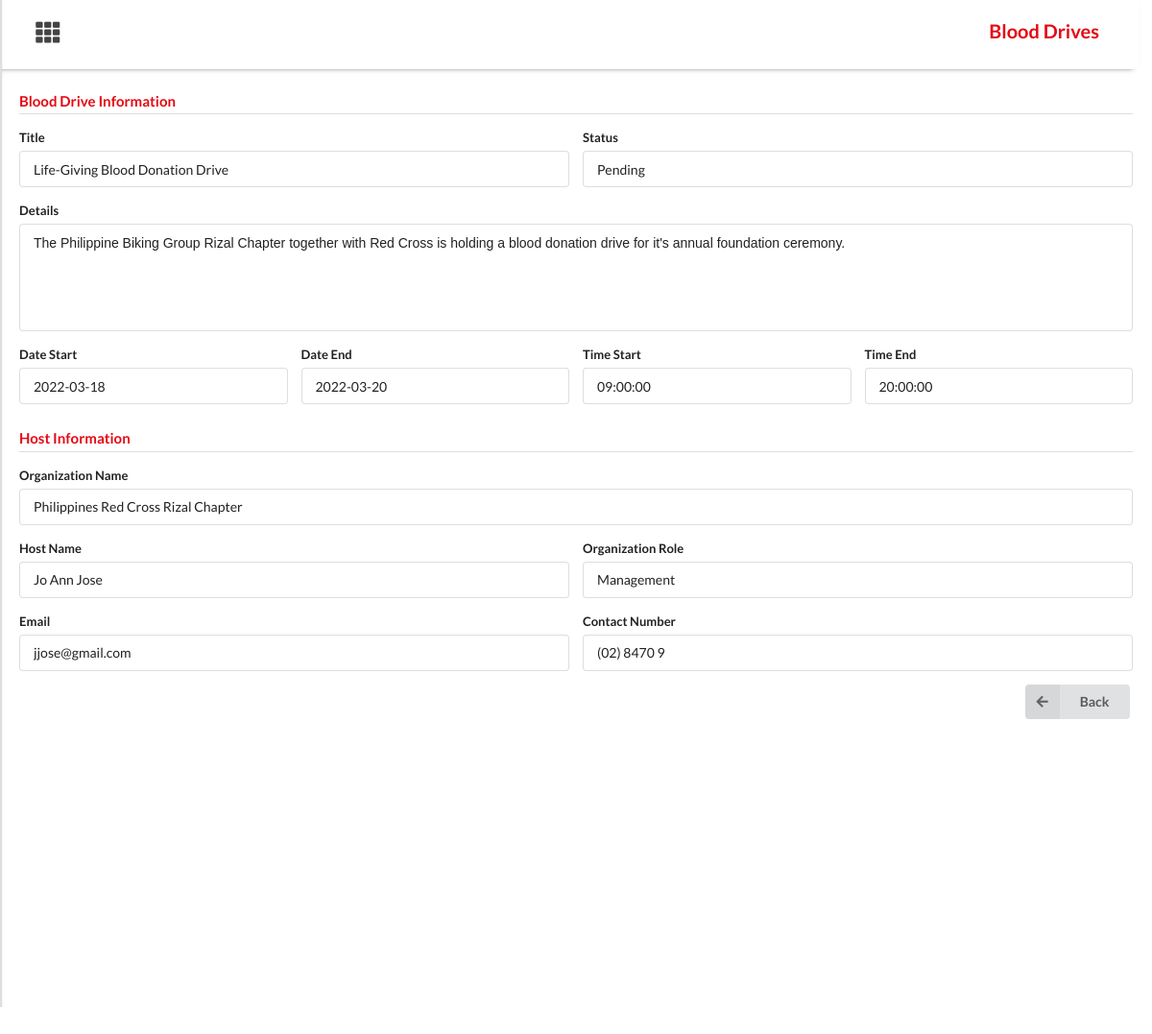
Screenshot of /lifeline_php/admin_drives_view.php?view=1 (signed in) with the database file from the repository.
### tables this page shows
CREATE TABLE `drive` (
  `id` int(11) NOT NULL,
  `host_id` int(11) NOT NULL,
  `title` text NOT NULL,
  `details` text NOT NULL,
  `city` varchar(255) NOT NULL,
  `location` text NOT NULL,
  `date_start` date NOT NULL,
  `date_end` date NOT NULL,
  `time_start` varchar(255) NOT NULL,
  `time_end` varchar(255) NOT NULL,
  `status` varchar(255) NOT NULL DEFAULT 'Pending',
  `is_active` varchar(255) NOT NULL DEFAULT 'Yes'
);

CREATE TABLE `host` (
  `id` int(11) NOT NULL,
  `name` varchar(255) NOT NULL,
  `orgname` varchar(255) NOT NULL,
  `orgtype` varchar(255) NOT NULL,
  `orgrole` varchar(255) NOT NULL,
  `bday` date NOT NULL,
  `gender` varchar(255) NOT NULL,
  `email` varchar(255) NOT NULL,
  `phonenum` varchar(50) NOT NULL,
  `phonetype` varchar(255) NOT NULL,
  `username` varchar(255) NOT NULL,
  `password` varchar(255) NOT NULL,
  `hostedQ` varchar(255) NOT NULL,
  `relQ` varchar(255) NOT NULL,
  `hearQ` varchar(255) NOT NULL,
  `storyQ` varchar(255) NOT NULL,
  `is_active` varchar(255) NOT NULL DEFAULT 'Yes'
);

### lifeline_php/admin_drives_view.php (the view, shortened to what this page needs)
<?php
  include 'includes/db.inc.php';
  if (isset($_GET['view']))
    {
        $id = $_GET['view'];
        $rec = mysqli_query($conn, "SELECT drive.id, drive.title, drive.details, drive.date_start, drive.date_end, drive.time_start, drive.time_end, drive.status,
                                            host.name, host.orgname, host.orgrole, host.email, host.phonenum FROM drive INNER JOIN host ON host.id = drive.host_id
                                            WHERE drive.id = $id");
        $record = mysqli_fetch_array($rec);
        $title = $record['title'];
        $details = $record['details'];
        $date_start = $record['date_start'];
        $date_end = $record['date_end'];
        $time_start = $record['time_start'];
        $time_end = $record['time_end'];
        $status = $record['status'];
        $hostname = $record['name'];
        $orgname = $record['orgname'];
        $orgrole = $record['orgrole'];
        $email = $record['email'];
        $phonenum = $record['phonenum'];
      }
?>
<!DOCTYPE html>
<html>
    <head>
        <link rel="stylesheet" href="assets/css/semantic/dist/semantic.min.css">
        <link rel="stylesheet" href="assets/css/custom.css">
        <link rel="stylesheet" href="assets/css/sidebar.css">
    </head>
    <body style="background-color:white;">
    <div class="container" >
    <div class="content" style="position: absolute; top:50%; transform: translateY(-56%);
                             width: 100%; max-width: 100%; height:100px; min-height: 90%;
                             overflow-y: scroll; overflow-x:hidden">
                <div class="ui vertical menu sidepanel"  id="mySidepanel" hidden="true" style="min-height:100vh">
                      <div class="ui two column very relaxed stackable grid" style="margin-top:-55px; margin-bottom:-20px">
                        <div class="column" style="margin-left: 30px; margin-top:10px">
                        </div>
                      </div>
                </div>
                <div class="ui grid" style="width:100%; background-color: white; position: sticky; top: 0; z-index:2; margin-bottom:10px;
                        border-bottom: 5px; -webkit-box-shadow: 0 4px 6px -6px #222; -moz-box-shadow: 0 4px 6px -6px #222; box-shadow: 0 4px 6px -6px #222;">
                <div class="eight wide column">
                    <button class="openbtn" onclick="openNav()" style="font-size:25px; margin-left:20px;background:transparent">
                            <i class="th icon"></i>
                    </button>
                </div>
                <div class="eight wide column">
                        <h4 style="text-align: right; color:#E50914; font-size:20px; padding: 10px 15px; margin-right:12px">
                            Blood Drives
                        </h4>
                </div>
            </div>
            <div class="main" style="padding:20px;margin-top:20px">
                    <form class="ui form">
                        <h4 class="ui dividing header" style="color:#E50914">Blood Drive Information</h4>
                        <div class="two fields">
                            <div class="field">
                                <label>Title</label>
                                <div class="field">
                                    <input type="text" value="<?php echo $title; ?>" readonly>
                                </div>
                            </div>
                            <div class="field">
                                <label>Status</label>
                                <div class="field">
                                    <input type="text" value="<?php echo $status; ?>" readonly>
                                </div>
                            </div>
                        </div>
                        <div class="field">
                            <label>Details</label>
                            <div class="field">
                                <textarea style="resize:none; height:30px" readonly><?php echo $details; ?></textarea>
                            </div>
                        </div>
                        <div class="four fields" >
                            <div class="field">
                                <label>Date Start</label>
                                <div class="field">
                                    <input type="text" value="<?php echo $date_start; ?>" readonly>
                                </div>
                            </div>
                            <div class="field">
                                <label>Date End</label>
                                <div class="field">
                                    <input type="text" value="<?php echo $date_end; ?>" readonly>
                                </div>
                            </div>
                            <div class="field">
                                <label>Time Start</label>
                                <div class="field">
                                    <input type="text" value="<?php echo $time_start; ?>" readonly>
                                </div>
                            </div>
                            <div class="field">
                                <label>Time End</label>
                                <div class="field">
                                    <input type="text" value="<?php echo $time_end; ?>" readonly>
                                </div>
                            </div>
                        </div>
                    <h4 class="ui dividing header" style="color:#E50914">Host Information</h4>
                            <div class="field">
                                <label>Organization Name</label>
                                <div class="field">
                                    <input type="text" value="<?php echo $orgname; ?>" readonly>
                                </div>
                            </div>
                        <div class="two fields" >
                            <div class="field">
                                <label>Host Name</label>
                                <div class="field">
                                    <input type="text" value="<?php echo $hostname; ?>" readonly>
                                </div>
                            </div>
                            <div class="field">
                                <label>Organization Role</label>
                                <div class="field">
                                    <input type="text" value="<?php echo $orgrole; ?>" readonly>
                                </div>
                            </div>
                        </div>
                        <div class="two fields" >
                            <div class="field">
                                <label>Email</label>
                                <div class="field">
                                    <input type="text" value="<?php echo $email; ?>" readonly>
                                </div>
                            </div>
                            <div class="field">
                                <label>Contact Number</label>
                                <div class="field">
                                    <input type="text" value="<?php echo $phonenum; ?>" readonly>
                                </div>
                            </div>
                        </div>
                </form>
                <a href="#" onclick="history.back();">
                    <button class="ui left labeled icon button" style="float:right">
                        <i class="left arrow icon"></i>
                            Back
                    </button>
                </a>
            </div>
        </div>
    </div>
    </body>

### lifeline_php/assets/css/custom.css (style rules this page uses)
body { width: 100vw; }
@media only screen and (min-width: 600px) { .container { display: flex; justify-content: center; align-items: center; padding:30px; } }
@media only screen and (min-width: 768px) { .container { display: flex; justify-content: center; align-items: center; padding:30px; } }
@media only screen and (min-width: 992px) { .container { display: flex; justify-content: center; align-items: center; padding:100px; } }
@media only screen and (min-width: 1200px) { .container { display: flex; justify-content: center; align-items: center; padding:100px; } }

### lifeline_php/assets/css/sidebar.css (style rules this page uses)
.sidepanel { position: fixed; z-index: 3; top: 0; left:0; overflow: hidden; transition: 0.5s; padding-top: 60px; }
.openbtn { font-size: 20px; cursor: pointer; background-color: white; color:#444; padding: 10px 15px; border: none; }

### rows the page displays
drive: title "Life-Giving Blood Donation Drive", status "Pending", details "The Philippine Biking Group Rizal Chapter together with Red Cross is holding a blood donation drive for it's annual foundation ceremony.", date_start "2022-03-18", date_end "2022-03-20", time_start "09:00:00", time_end "20:00:00", host.orgname "Philippines Red Cross Rizal Chapter", host.name "Jo Ann Jose", host.orgrole "Management", host.email "jjose@gmail.com", host.phonenum "(02) 8470 9"
